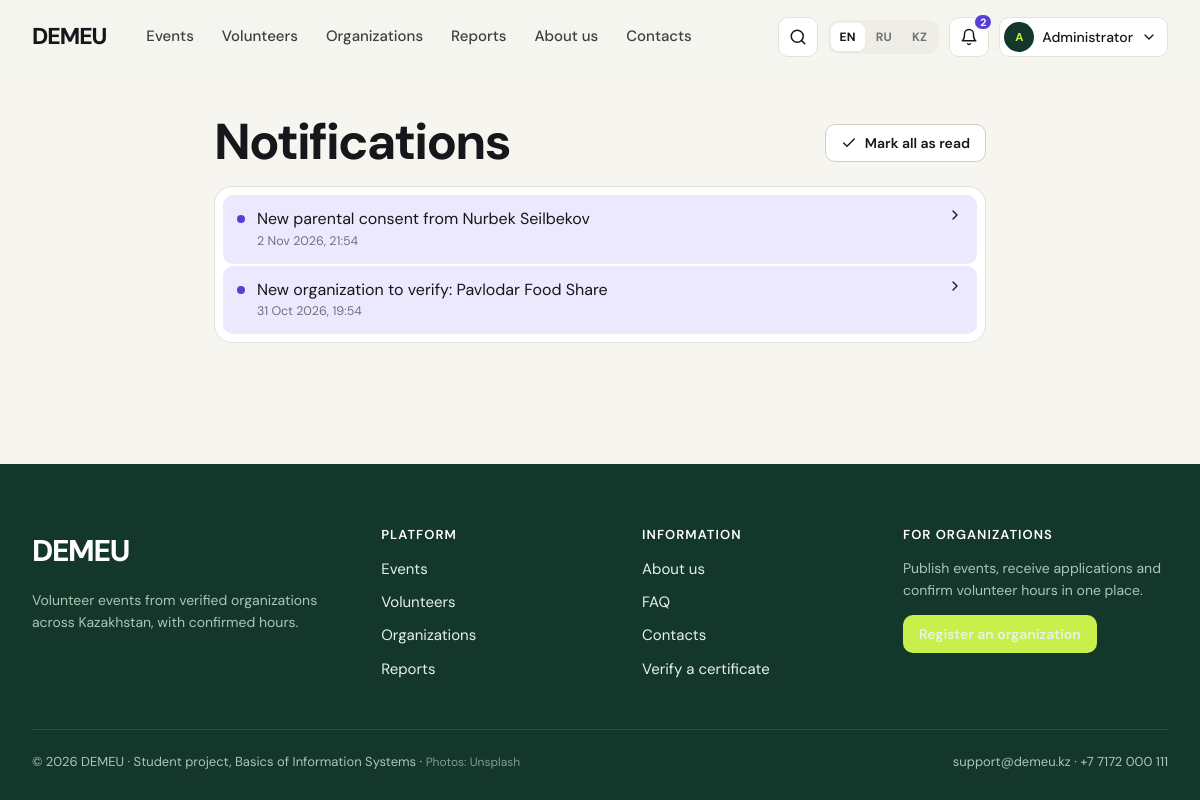
The page /notifications (signed in) on the database as committed earlier.
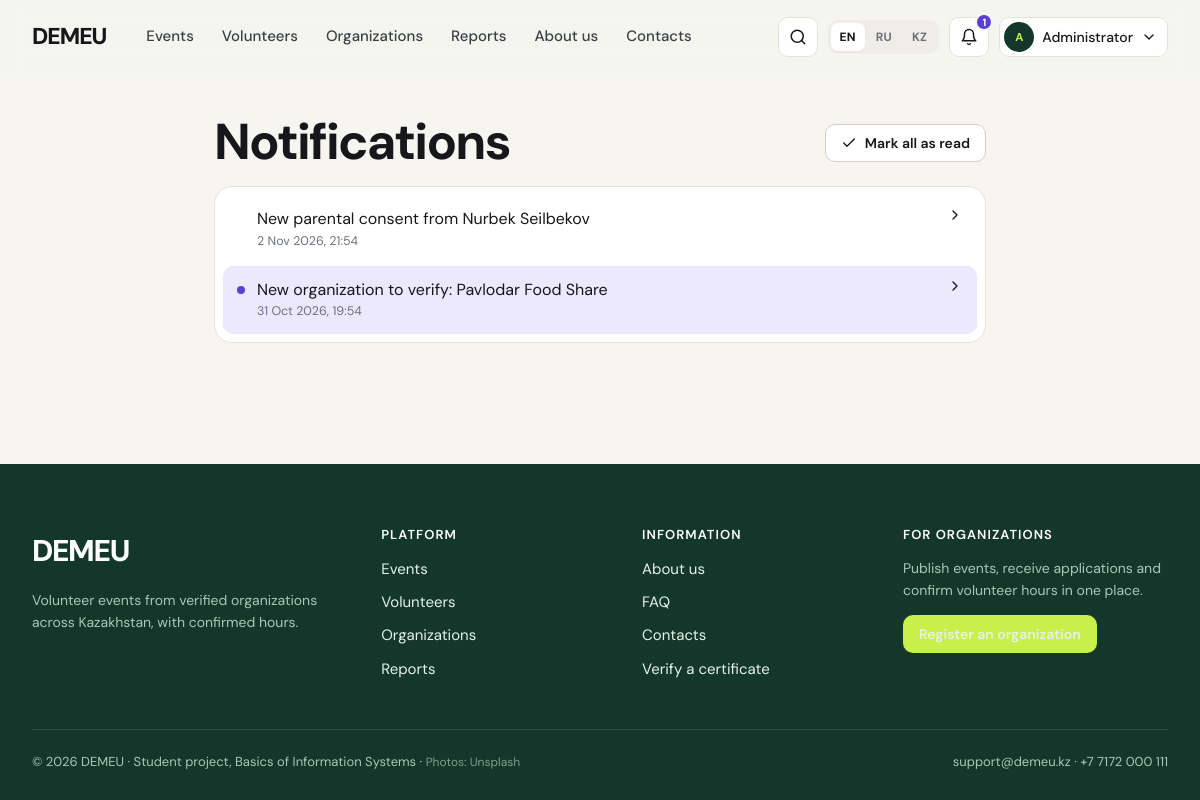
The same page on the database as committed later.
### tables this page shows
CREATE TABLE notifications (
    notification_id INTEGER PRIMARY KEY,
    user_id         INTEGER NOT NULL REFERENCES users(user_id) ON DELETE CASCADE,
    kind            TEXT NOT NULL,            -- translation key, e.g. 'n_approved'
    params          TEXT NOT NULL DEFAULT '{}', -- JSON values inserted into the text
    link            TEXT,
    is_read         INTEGER NOT NULL DEFAULT 0 CHECK (is_read IN (0,1)),
    created_at      TEXT NOT NULL DEFAULT (datetime('now','localtime'))
);

### demeu/auth.py (the view)
@bp.route("/notifications")
@login_required
def notifications():
    rows = query("SELECT * FROM notifications WHERE user_id=? ORDER BY created_at DESC, notification_id DESC LIMIT 100",
                 (g.user["user_id"],))
    return render_template("auth/notifications.html", rows=rows)

### demeu/core.py (called while the page is built)
def get_lang():
    lang = session.get("lang")
    if lang in LANGS:
        return lang
    best = request.accept_languages.best_match(["en", "ru", "kk"]) if request else None
    return best or "en"

def _(key, **params):
    entry = TRANSLATIONS.get(key)
    if entry is None:
        text = key
    else:
        lang = g.get("lang", "en")
        text = entry.get(lang) or entry.get("en") or key
    if params:
        try:
            text = text.format(**params)
        except (KeyError, IndexError):
            pass
    return text

def parse_dt(value):
    if not value:
        return None
    if isinstance(value, datetime):
        return value
    for fmt in (DT_FMT, "%Y-%m-%d %H:%M:%S", "%Y-%m-%d"):
        try:
            return datetime.strptime(value, fmt)
        except ValueError:
            continue
    return None

def fmt_date(value, with_weekday=False, with_year=True):
    d = parse_dt(value)
    if not d:
        return ""
    lang = g.get("lang", "en")
    s = f"{d.day} {MONTHS[lang][d.month - 1]}"
    if with_year:
        s += f" {d.year}"
    if with_weekday:
        s = f"{WEEKDAYS[lang][d.weekday()]}, " + s
    return s

### demeu/templates/auth/notifications.html (shortened to what this page needs)
{% extends "base.html" %}
{% from "partials/macros.html" import empty %}
{% block content %}
<div class="wrap" style="max-width:820px;padding:40px 24px 72px">
  <div class="row between mb-2">
    <h1 class="mb-0">{{ _('notifications') }}</h1>
    {% if unread %}<form method="post" action="{{ url_for('auth.notifications_read') }}">{{ csrf_field() }}<button class="btn btn-ghost btn-sm">{{ icon('check', 16) }} {{ _('mark_all_read') }}</button></form>{% endif %}
  </div>
  {% if rows %}
  <div class="card" style="padding:8px">
    {% for n in rows %}
    <form method="post" action="{{ url_for('auth.notifications_read') }}" class="notif {{ 'unread' if not n.is_read }}">
      <span class="dot"></span>
      <button type="submit"><div>{{ notification_text(n) }}</div><div class="time">{{ fmt_dt(n.created_at) }}</div></button>
      {% if n.link %}{{ icon('chevron-right', 16) }}{% endif %}
    </form>
    {% endfor %}
  </div>
  {% else %}
    {{ empty('bell', _('no_notifications'), _('no_notifications_text')) }}
  {% endif %}
</div>
{% endblock %}

### demeu/templates/base.html (shortened to what the changed rows need)
<!doctype html>
<html lang="{{ 'kk' if lang == 'kk' else lang }}">
<head>
  <link rel="stylesheet" href="{{ url_for('static', filename='css/app.css') }}">
</head>
<body class="{% block body_class %}{% endblock %}">
{% set ep = request.endpoint or '' %}
<header class="site-header">
  <div class="wrap header-inner">
    <div class="header-tools">
      {% if g.user %}
        <a class="icon-btn" href="{{ url_for('auth.notifications') }}" aria-label="{{ _('notifications') }}" title="{{ _('notifications') }}">
          {{ icon('bell') }}{% if unread %}<span class="count">{{ unread if unread < 100 else '99+' }}</span>{% endif %}
        </a>
        {% set person = g.volunteer or g.coordinator %}
      {% else %}
        <a class="btn btn-ghost btn-sm hide-md" href="{{ url_for('auth.login', next=request.full_path if ep not in ('auth.login','auth.register') else None) }}">{{ _('login') }}</a>
        <a class="btn btn-primary btn-sm" href="{{ url_for('auth.register') }}">{{ _('join') }}</a>
      {% endif %}
    </div>
  </div>
</header>
<main id="main">{% block content %}{% endblock %}</main>
</body>
</html>

Rows that differ between the two databases and show on the page:
changed notifications "2 Nov 2026, 21:54": is_read 0 → 1 (drawn)
Other text that changed with them:
{{ unread if unread < 100 else '99+' }}: "2" → "1"
